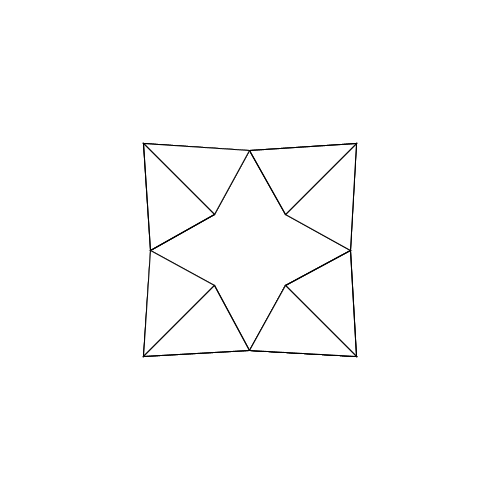
Frame 1 (no input)
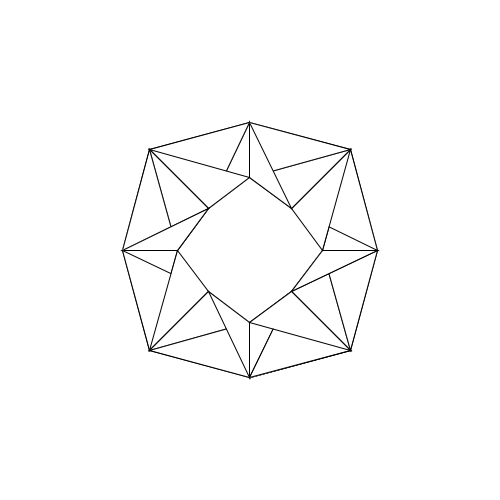
Frame 60 (the mouse pressed at the canvas centre just before this capture)
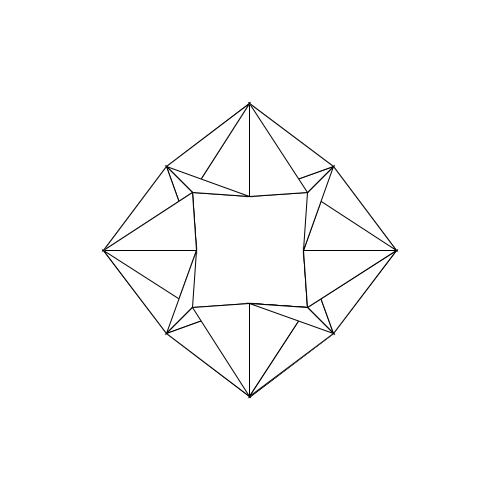
Frame 120 (the mouse held since frame 60 and released just before this capture)

The Processing sketch that drew these frames (run headless with seeded random() and noise(); from frame 60 on, the mouse is pressed at the canvas centre):

// Processing sketch: tetrahedra
// ── tetrahedra.pde
float t = 0.0;
float incr = 0.01;
int HEIGHT = 500;
int WIDTH = 500;
float centerY = HEIGHT / 2;
float centerX = WIDTH / 2;
float PIDIV = PI / 4;



void setup() {
  size(500, 500);
  background(255);
}

float sincr(float x) {
  return 50 * sin(x);
}
float coscr(float x) {
  return 50 * cos(x);
}
float getSinAX(float angle) {
   return (centerX + 100 * sin(angle)) + sincr(t) * sin(angle); 
}
float getSinAY(float angle) {
   return (centerY + 100 * cos(angle)) + sincr(t) * cos(angle);
}
float getCosAX(float angle) { 
   return (centerX + 100 * sin(angle)) + coscr(t) * sin(angle);
}
float getCosAY(float angle) {
    return (centerY + 100 * cos(angle)) + coscr(t) * cos(angle);
}
float getSinBX(float angle) {
   return (centerX + 100 * sin(angle)) - sincr(t) * sin(angle); 
}
float getSinBY(float angle) {
   return (centerY + 100 * cos(angle)) - sincr(t) * cos(angle);
}
float getCosBX(float angle) { 
   return (centerX + 100 * sin(angle)) - coscr(t) * sin(angle);
}
float getCosBY(float angle) {
    return (centerY + 100 * cos(angle)) - coscr(t) * cos(angle);
}
void drawSinV(float x, float y, float angle) {
  triangle(getSinAX(angle), getSinAY(angle), getSinBX(angle), getSinBY(angle), getCosAX(angle + PIDIV), getCosAY(angle + PIDIV));
  triangle(getSinAX(angle), getSinAY(angle), getSinBX(angle), getSinBY(angle), getCosBX(angle + PIDIV), getCosBX(angle + PIDIV));
  triangle(getSinAX(angle), getSinAY(angle), getCosAX(angle + PIDIV), getCosAY(angle + PIDIV), getCosBX(angle + PIDIV), getCosBY(angle + PIDIV)); 
  triangle(getSinBX(angle), getSinBY(angle), getCosAX(angle + PIDIV), getCosAY(angle + PIDIV), getCosBX(angle + PIDIV), getCosBY(angle + PIDIV));
}

void drawCosV(float x, float y, float angle) {
  triangle(getCosAX(angle), getCosAY(angle), getCosBX(angle), getCosBY(angle), getSinAX(angle + PIDIV), getSinAY(angle + PIDIV));
  triangle(getCosAX(angle), getCosAY(angle), getCosBX(angle), getCosBY(angle), getSinBX(angle + PIDIV), getSinBY(angle + PIDIV));
  triangle(getCosAX(angle), getCosAY(angle), getSinAX(angle + PIDIV), getSinAY(angle + PIDIV), getSinBX(angle + PIDIV), getSinBY(angle + PIDIV)); 
  triangle(getCosBX(angle), getCosBY(angle), getSinAX(angle + PIDIV), getSinAY(angle + PIDIV), getSinBX(angle + PIDIV), getSinBY(angle + PIDIV));
}

void draw() {
  background(255);
  boolean odd = false;
  for (float i = 0; i < 2*PI; i+=PIDIV) {
    float angle = i;
    if(odd) {      
      drawCosV(centerX + 100 * sin(i), centerY + 100 * cos(i), angle);
      odd = false;
    } else {
      drawSinV(centerX + 100 * sin(i), centerY + 100 * cos(i), angle);
      odd = true;
    }
  }
  t += incr;
}
  
